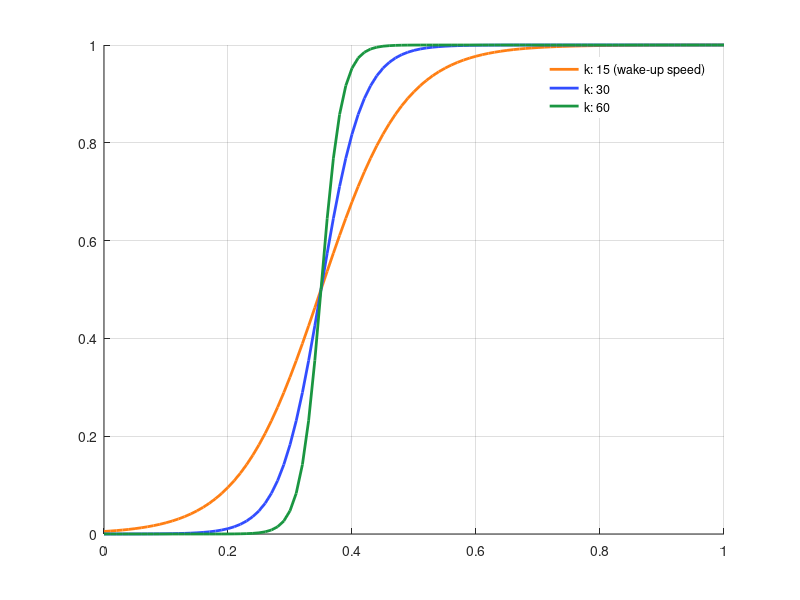

The MATLAB script that drew this image: (Note: this script raises an error after producing the figure.)
% Visualize GCC as gate
GCC_norm = 0:0.01:1;  % Normalized Green Chromatic Coordinate (0 to 1)
x0 = 0.35;            % Midpoint (Inflection point where fGate = 0.5)
k_values = [15, 30, 60]; % Different steepness factors to compare
color_mtx = [ 255/255 127/255 20/255; 50/255 77/255 255/255; ...
    0.1020 0.5882 0.2549; 60/255 187/255 255/255];

figure('Color', 'w', 'Name', 'fGate Sigmoid Function');
hold on; grid on;

colors = ['b', 'g', 'r']; % Colors for different k values

for ix = 1:length(k_values)
    k = k_values(ix);

    % Calculate fGate
    fGate = 1 ./ (1 + exp(-k .* (GCC_norm - x0)));

    if ix ==1
        plot(GCC_norm, fGate, 'LineWidth', 2, 'Color', color_mtx(ix,:), ...
            'DisplayName', sprintf('k: %d (wake-up speed)', k));
    else
        plot(GCC_norm, fGate, 'LineWidth', 2, 'Color', color_mtx(ix,:),'DisplayName', sprintf('k: %d',k));
        legend box off
    end
end

xline(x0, '--y', ['X_0 threshold: = ', num2str(x0)], 'LabelVerticalAlignment',...
    'bottom','Color','k', 'FontSize', 14, 'HandleVisibility', 'off');
% yline(0.5, '--', 'color', [0.5 0.5 0.5], 'HandleVisibility', 'off');

xlabel('GCC', 'FontSize', 12);
ylabel('f_{GCC} (fractional activation)', 'FontSize', 14);
legend('Location', 'northeast'); set(gca, 'FontSize', 14);
hold off;    box on;
